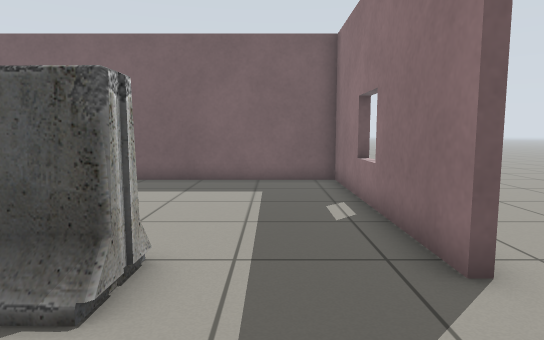
view 1 (above)

12 first-person views from a walk through a robot-simulator world made for Gazebo. The camera is 0.83 m above the floor, tilts 6° down and sees 75° across. The lines on the ground mark 1 m squares. The floor is counted in squares, 0.5 m on a side. Each view is taken from the middle of a square. On the plan, view 1 faces up. The plan holds only what a view shows up to about 17 squares ahead; the rest is blank. Robots are left out. Simple shapes stand in for some stock models. Some surface patterns are stand-ins.

view 2
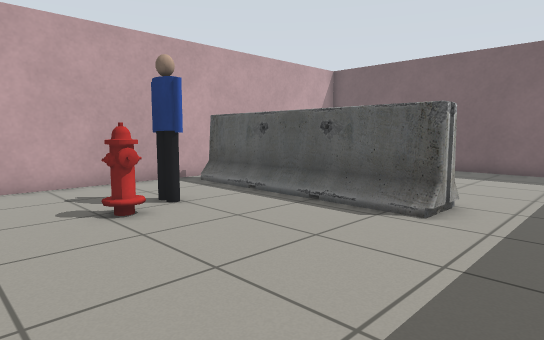

view 3
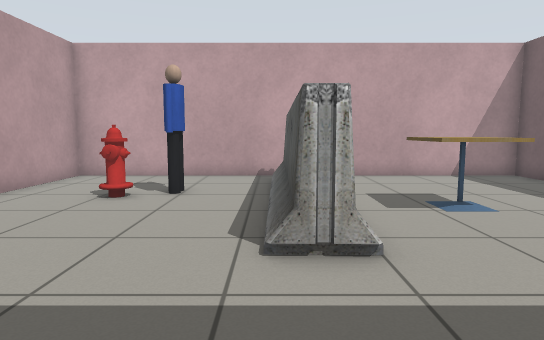

view 4
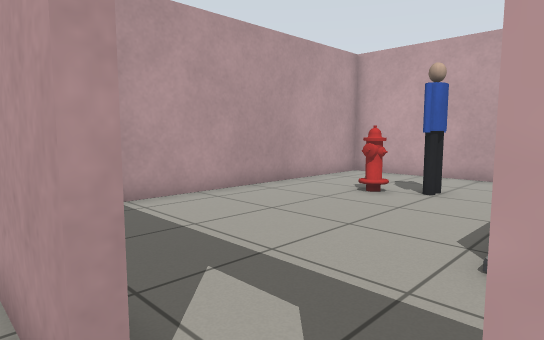

view 5
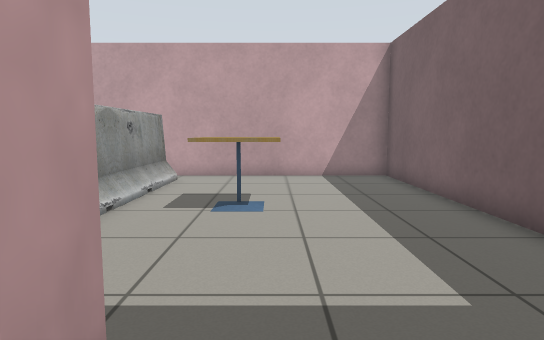

view 6
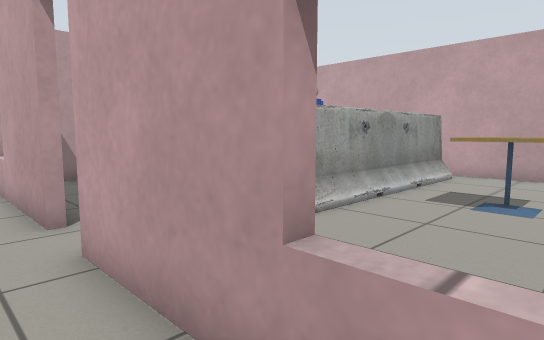

view 7
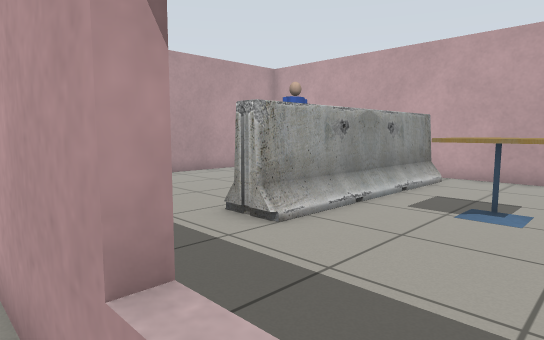

view 8
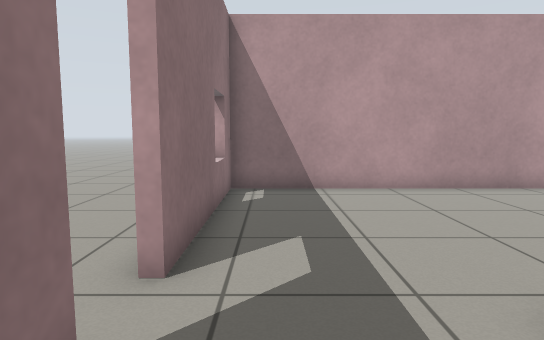

view 9
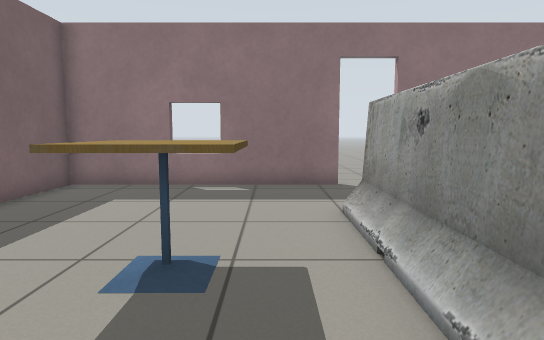

view 10
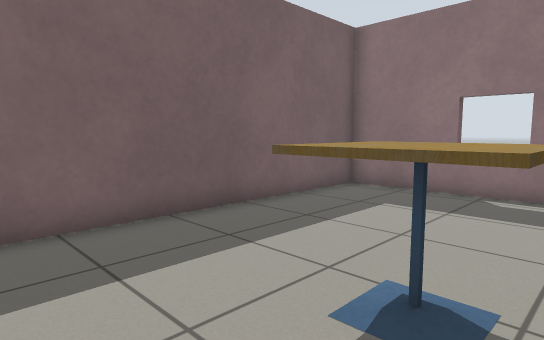

view 11
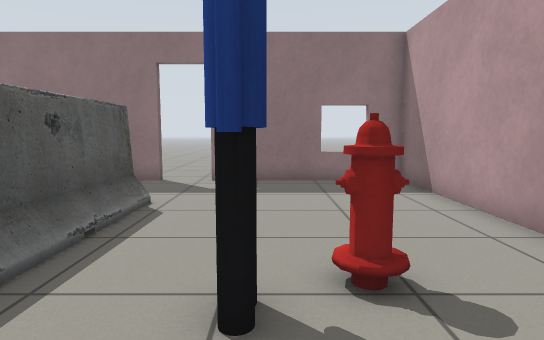

view 12
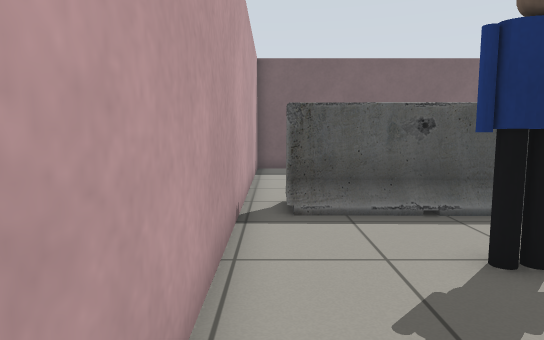

### Floor plan
Key: @ floor where view 1 was taken; # wall or solid block; . floor; D open door; = window, fence, low wall or low ledge; B barrier; P person; H fire hydrant; T cafe table.
Columns run from 11 left of view 1 to 4 right of it. Each row starts with its distance up from view 1.
 12 ##############
 11 #............#
 10 #............#
  9 #............#..
  8 #....TTT.....=.
  7 #....TTT.....#..
  6 #............#..
  5 #............#..
  4 #.BBBBBBBB...D..
  3 #.BBBBBBBB...D..
  2 #............D..
  1 #............#..
  0 #...P......@.#..
 -1 #....H.......#..
 -2 #............=..
 -3 #............=
 -4 #............#
 -5 ##############

Positions as (right, up) in squares from view 1, and headings:
1: (0, 0), facing up
2: (1, -4), facing up-left
3: (3, 3), facing left
4: (3, 4), facing down-left
5: (3, 8), facing left
6: (4, 9), facing down-left
7: (3, 9), facing down-left
8: (1, 6), facing down
9: (-9, 6), facing right
10: (-8, 6), facing up-right
11: (-10, 0), facing right
12: (-10, -4), facing up
